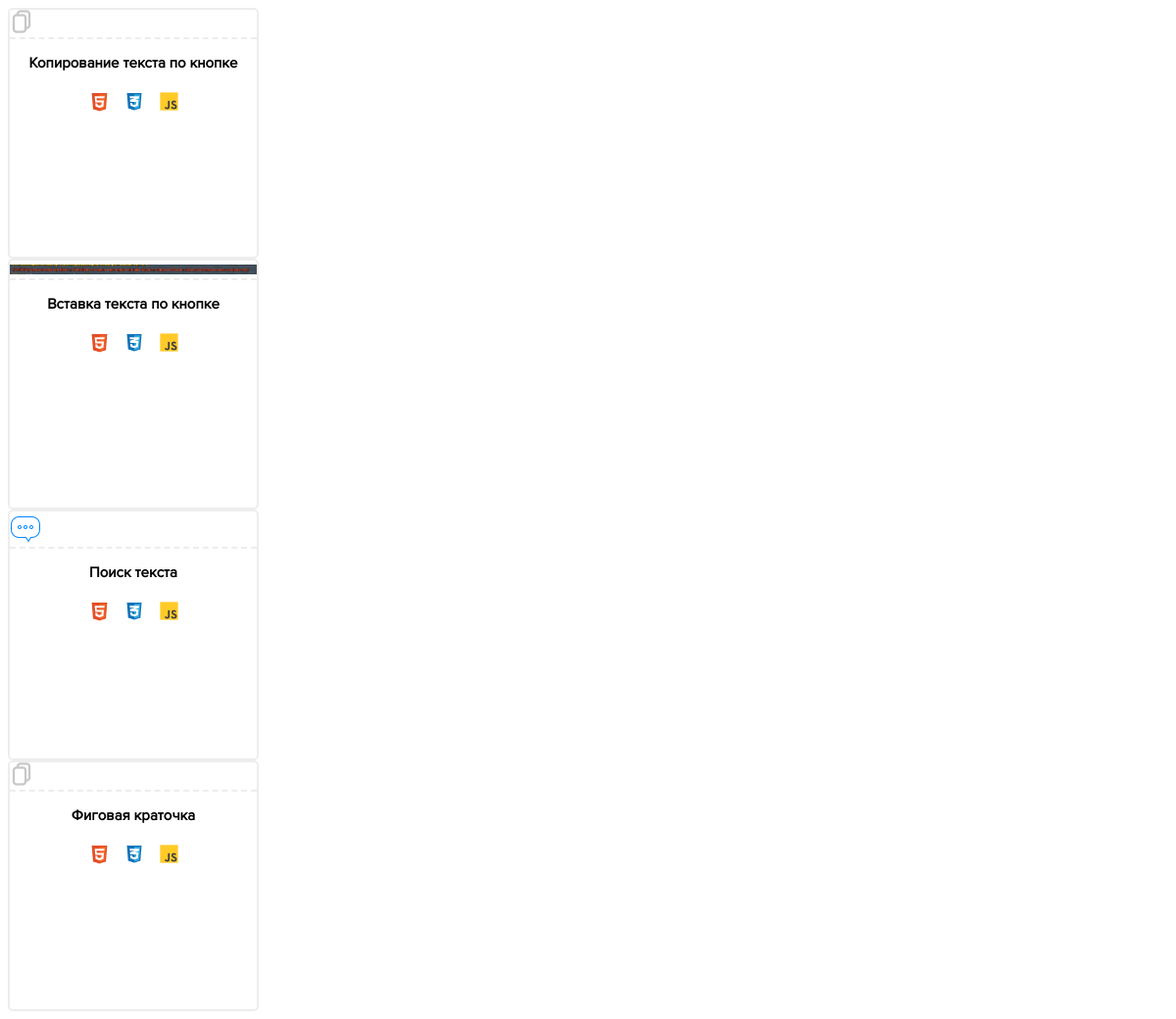
Before: / with the older database file.
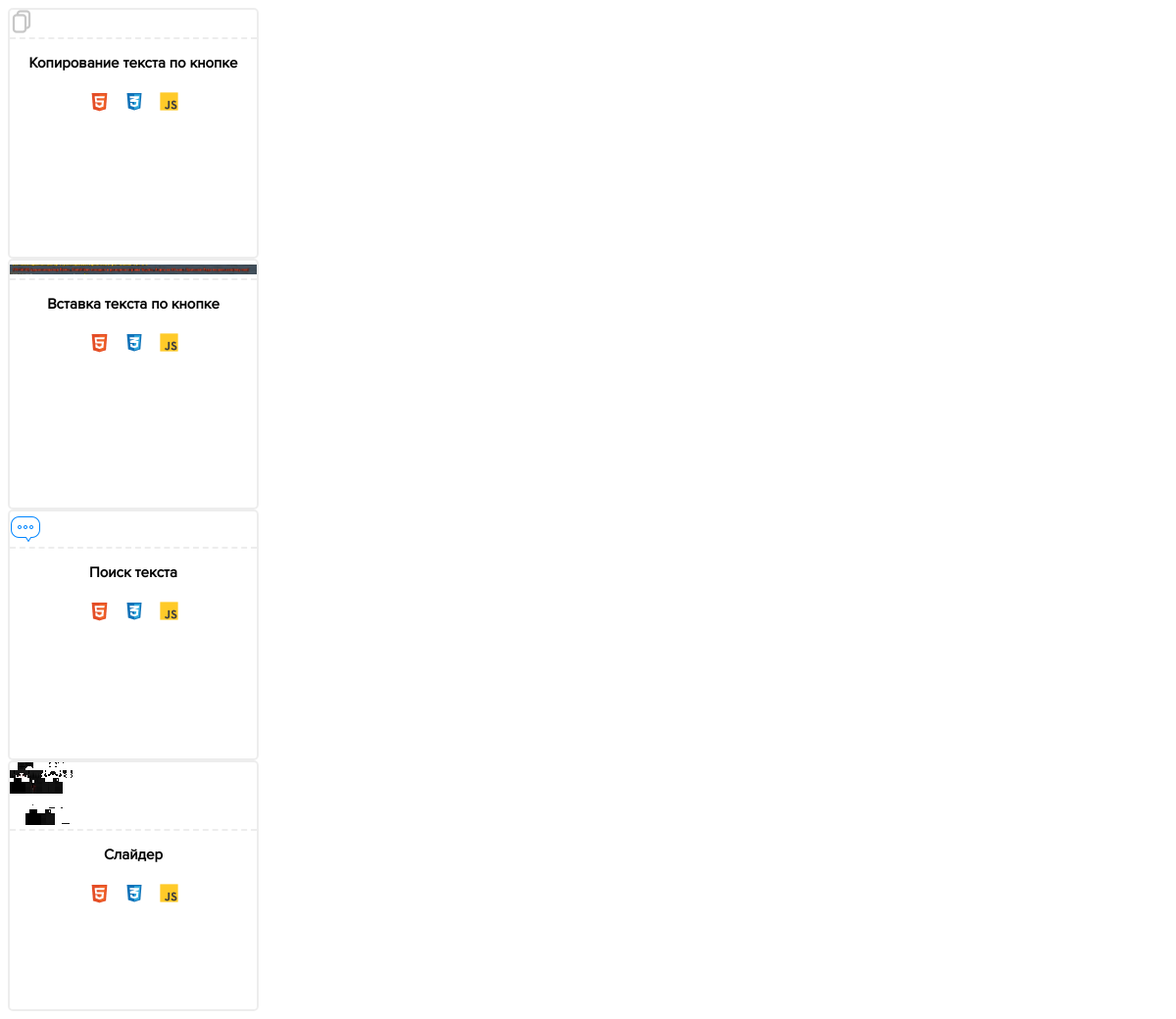
After: the same page with the newer database file.
### main/models.py (models this page shows)
class Card(models.Model):
    img = models.ImageField()
    title = models.CharField(max_length=128)
    content = models.TextField(blank=True)
    hidden = models.BooleanField(default=False)
    def __str__(self):
        return self.title

### main/views.py (the view)
# urls.py: path('', views.index, name='index'),
def index(request):
    card = Card.objects.all()
    return render(request, 'main/index.html', {
        'title':'CodeFlow',
        'card' : card
    })

### main/templates/main/index.html (shortened to what this page needs)
{% load static %}
<!DOCTYPE html>
<html lang="ru">
<head>
    <link rel="stylesheet" href="{% static 'main/css/index.css' %}">
</head>
<body>
    {% for c in card %}
    {% if c.hidden is False %}
    <div class='card'>
        {% if c.img %}
        <img id="img" src="{{c.img.url}}" alt="Фоточка">
        {% endif %}
        <div class='card-info'>
          <p id="name">{{ c.title }}</p>
          <div class='card-languages'>
            <img src="../../static/main/img/html.png" alt="">
            <img src="../../static/main/img/css.svg" alt="">
            <img src="../../static/main/img/js.png" alt="">
          </div>
        </div>
      </div>
      {% endif %}
      {% endfor %}
</body>
</html>

### main/static/main/css/index.css (style rules this page uses)
.card { width: 252px; height: 252px; flex-shrink: 0; border: 2px solid rgba(0, 0, 0, 0.07); border-radius: 5px; }
img { max-width:100%;height:auto; }
.card-info { width: 252px; height: 73px; flex-shrink: 0; display: inline-flex; justify-content: center; gap: 50px; border-top: 2px dashed rgba(0, 0, 0, 0.07); position:relative; padding-bottom:1px; }
#name { color: #000; font-size: 15px; font-family: 'Proxima Nova'; src: url('../fonts/proximanova_regular.ttf'); font-style: normal; font-weight: 600; line-height: normal; }
.card-languages { display: inline-flex; padding: 2.307px 0px 0.28px 2px; justify-content: center; align-items: flex-start; gap: 15px; position: absolute; bottom: 0px; }

Changed rows visible on the page:
no longer on this page (row edited): Card: img (picture), title "Фиговая краточка", hidden False (drawn)
added Card: img (picture), title "Слайдер", hidden False (drawn)
